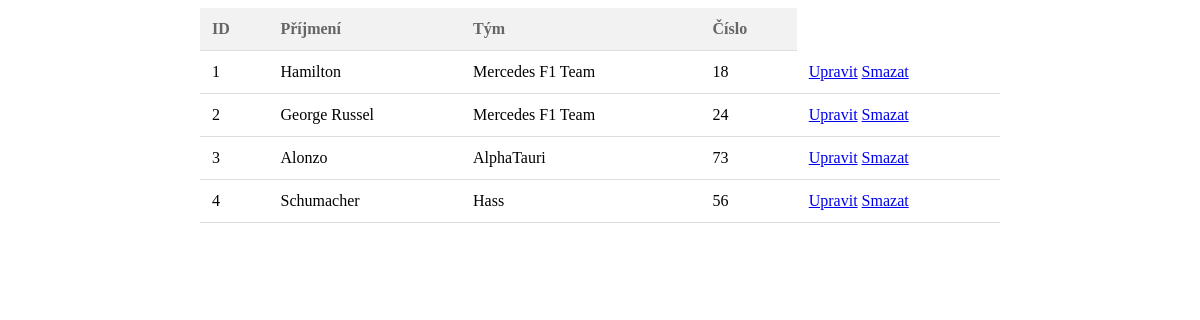
The page / on the database its author committed.
### tables this page shows
CREATE TABLE `drivers` (
  `id` int(40) NOT NULL,
  `prijmeni` varchar(45) NOT NULL,
  `nazev v tymu` text NOT NULL,
  `cislo jezdce` int(45) NOT NULL
);

### Index.php (the view, shortened to what this page needs)
<!DOCTYPE html>
<html lang="en">
<head>
    <link rel="stylesheet" href="style.css">
</head>
<body>
<?php
$hostname = "localhost";
$username = "root";
$password = "root";
$dm_name  = "jezdci";
$conn = new mysqli($hostname,$username,$password,$dm_name);
$sql = "SELECT * FROM `drivers`";
$result = $conn->query($sql);
if ($result -> num_rows > 0){
    echo "<table><tr><th>ID</th><th>Příjmení</th><th>Tým</th><th>Číslo</th></tr>";
    while($row = $result->fetch_assoc()) {
        echo "<tr><td>" . $row['id']. "</td><td>". $row['prijmeni']."</td><td>". $row['nazev v tymu']."</td><td>". $row['cislo jezdce']."</td><td>";
        echo "<a href='upravit.php?id=" . $row["id"] . "'>Upravit</a> ";
        echo "<a href='smazat.php?id=" . $row["id"] . "' onclick=\"return confirm('Opravdu chcete smazat tento záznam?')\">Smazat</a></td></tr>";
  }
    echo "</table>";
}else{
    echo "0 záznamů";
}
?>
</body>
</html>

### style.css (style rules this page uses)
table { border-collapse: collapse; width: 100%; max-width: 800px; margin: 0 auto; font-size: 16px; text-align: left; }
th, td { padding: 12px; text-align: left; border-bottom: 1px solid #ddd; }
th { background-color: #f2f2f2; color: #666; font-weight: bold; }

### rows shown on the page
drivers: id "1", prijmeni "Hamilton", nazev v tymu "Mercedes F1 Team", cislo jezdce "18"
drivers: id "2", prijmeni "George Russel", nazev v tymu "Mercedes F1 Team", cislo jezdce "24"
drivers: id "3", prijmeni "Alonzo", nazev v tymu "AlphaTauri", cislo jezdce "73"
drivers: id "4", prijmeni "Schumacher", nazev v tymu "Hass", cislo jezdce "56"
